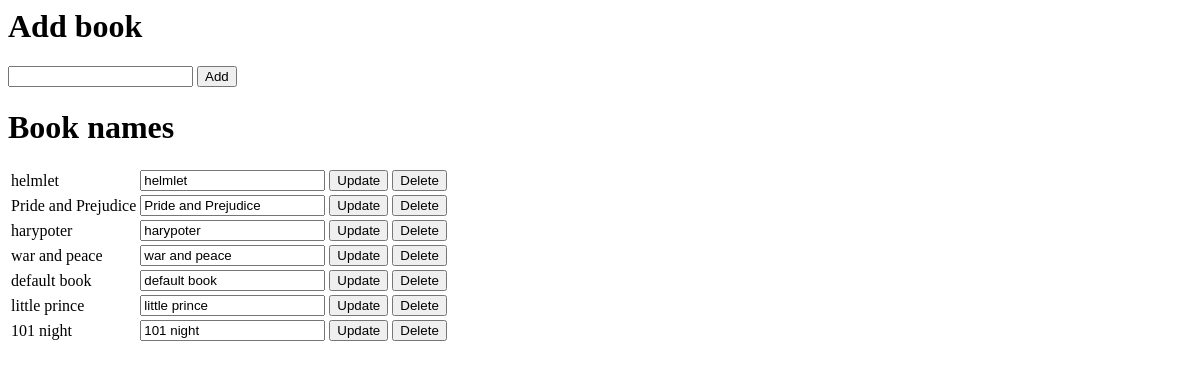
Before: / with the older database file.
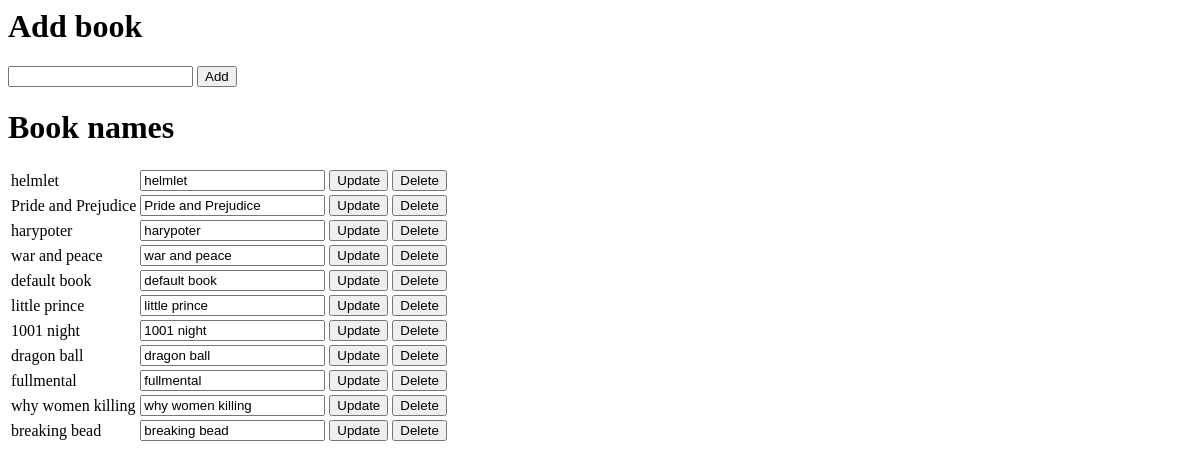
After: the same page with the newer database file.
### bookmanager.py (models this page shows, shortened)
class Book(db.Model):
    title = db.Column(db.String(80), unique=True, nullable=False, primary_key=True)

### bookmanager.py (the view)
@app.route("/", methods=["GET", "POST"])
def home():
    books = None
    if request.form:
        book = Book(title=request.form.get("title"))
        db.session.add(book)
        db.session.commit()
    books = Book.query.all()
    return render_template("home.html", books=books)

### templates/home.html (shortened to what this page needs)
<html>
  <body>
    <h1>Add book</h1>
    <form method="POST" action="/">
      <input type="text" name="title">
      <input type="submit" value="Add">
    </form>
    <h1>Book names</h1>
    <table>
      {% for book in books %}
        <tr>
          <td>
            {{book.title}}
          </td>
          <td>
            <form method="POST" action="./update" style="display: inline">
              <input type="text" value="{{book.title}}" name="newtitle">
              <input type="submit" value="Update">
            </form>
          </td>
          <td>
            <form method="POST" action="./delete" style="display: inline">
              <input type="submit" value="Delete">
            </form>
          </td>
        </tr>
      {% endfor %}
    </table>
  </body>
</html>

Changed rows visible on the page:
removed Book: title "101 night", newtitle "101 night"
added Book: title "1001 night", newtitle "1001 night"
added Book: title "dragon ball", newtitle "dragon ball"
added Book: title "fullmental", newtitle "fullmental"
added Book: title "why women killing", newtitle "why women killing"
added Book: title "breaking bead", newtitle "breaking bead"
